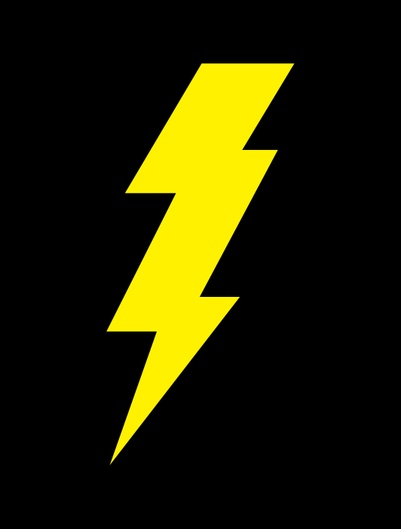
//> input picture samples/lightning.jpg, 401 x 529 px
$ ./Topico_24   (built with g++ and OpenCV 4)
//> lines starting //> are read from the running program, lines starting //| are printed output that depends on the picture; after the words box and inside, x2 and y2 are one past the last pixel; in counts of white or black regions, pixels touching at a corner belong together
#include <iostream>
#include <opencv2/highgui.hpp>
#include <opencv2/imgproc.hpp>

using namespace std;
using namespace cv;

Mat getColoredRegionGrowing(Mat_<Vec3b> image, Mat regionGrowing) {
    int valueR;
    int valueB;
    int valueG;
    int current = 0;
    int previous = 0;
    do {
        previous = current;
        current = 0;
        for (int i = 0; i < regionGrowing.rows; i++) {
            for (int j = 0; j < regionGrowing.cols; j++) {
                if (regionGrowing.at<uchar>(i, j) == 255) {
                    valueR = image(i, j)[2];
                    valueG = image(i, j)[1];
                    valueB = image(i, j)[0];
                    for (int x = i - 1; x < i + 2; x++) {
                        for (int y = j - 1; y < j + 2; y++) {
                            if ((valueB < 60) && (valueG > 50) && (valueR > 150)) {
                                regionGrowing.at<uchar>(x, y) = 255;
                                current++;
                            }
                        }
                    }
                }
            }
        }
    } while (current != previous);

    return regionGrowing;
}

void setMouse(int e, int x, int y, int d, void *ptr) {
    Point *p = (Point *) ptr;
    p->x = x;
    p->y = y;
}

Mat getMouseRegionGrowing(Mat_<Vec3b> image) {
    Mat regionGrowing(image.rows, image.cols, CV_8UC3);
    int m, n;
    Point p;

    cvtColor(regionGrowing, regionGrowing, CV_RGB2GRAY);

    for (int i = 0; i < image.rows; i++) {
        for (int j = 0; j < image.cols; j++) {
            regionGrowing.at<uchar>(i, j) = 0;
        }
    }

    imshow("Apply seed", image);

    setMouseCallback("Apply seed", setMouse, &p);

    waitKey(0);

    m = p.x;
    n = p.y;

    regionGrowing.at<uchar>(m, n) = 255;

    regionGrowing = getColoredRegionGrowing(image, regionGrowing);

    return regionGrowing;
}

int main() {
    Mat mouseRegionGrowing;
    Mat_<Vec3b> img = imread("../samples/lightning.jpg");
//> img is the input picture: 529 rows x 401 cols, CV_8UC3; mean B, G, R 0.4, 33.2, 35.1

    mouseRegionGrowing = getMouseRegionGrowing(img);
//> after the loop in getMouseRegionGrowing, `for (int i = 0; i < image.rows; i++)`: regionGrowing: 529 rows x 401 cols, CV_8UC1; every value is 0
//> the loop in getColoredRegionGrowing, `do` made 1 pass
//> (valueR, valueG, valueB, current) on pass 1: (0, 0, 0, 0)
//> after the loop in getColoredRegionGrowing, `do`:
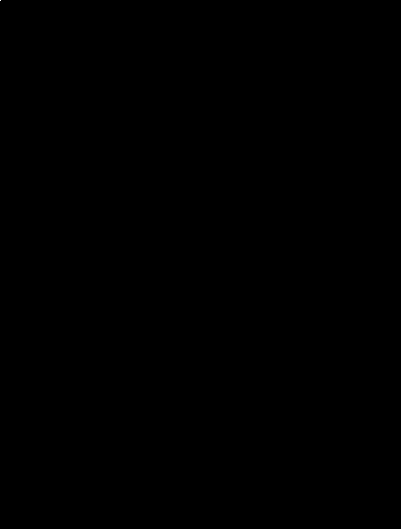
//> regionGrowing: 529 rows x 401 cols, CV_8UC1; 0% white in thin lines or dots, all inside (x1, y1, x2, y2) = (0, 0, 1, 1)
//> after the loop in getColoredRegionGrowing, `do`: current = 0

    imshow("lightning", img);
    imshow("region growing", mouseRegionGrowing);

    imwrite("../results/24_lightning_rgb_region_growing.jpg", mouseRegionGrowing);

    waitKey(0);
    return 0;
}
